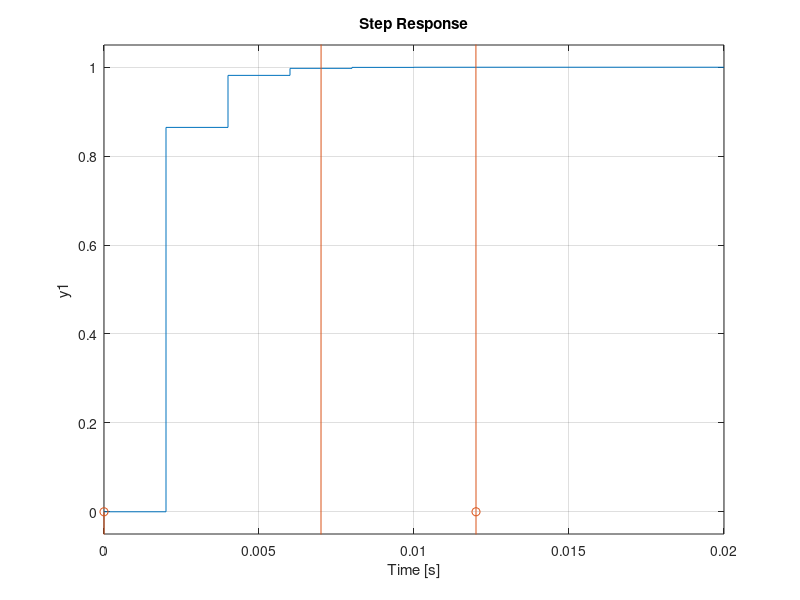

Write MATLAB code to recreate this figure.
clear variables;
pkg load control;

T_s = 20*100e-6;
T_end = 20e-3;

s = tf('s');
z = tf('z', T_s);

U_q = 1;
C = 1e-6;
R = 1000;

U_c = 1/(R*C*s+1);
U_cz = c2d(U_c, T_s);

t = 0:T_s:T_end;
N = length(t);

i_eq = zeros(1,N);
i_c = zeros(1,N);
u_c = zeros(1,N);
i_q = ones(1,N) * U_q/R;

F0 = 100;
i_q = sin(2*pi*F0*t);

K = 4;
% Gear 4th order
a0 = 48/25;
a1 = -36/25;
a2 = 16/25;
a3 = -3/25;
bm1 = 12/25;
b0 = 0;
b1 = 0;
b2 = 0;

% Adams Moulton 4th order
a0 = 1;
a1 = 0;
a2 = 0;
a3 = 0;
bm1 = 9/24;
b0 = 19/24;
b1 = -5/24;
b2 = 1/24;

% Trapezoidal
a0 = 1;
a1 = 0;
a2 = 0;
a3 = 0;
bm1 = 1/2;
b0 = 1/2;
b1 = 0;
b2 = 0;

% Backward Euler
##a0 = 1;
##a1 = 0;
##a2 = 0;
##a3 = 0;
##bm1 = 1;
##b0 = 0;
##b1 = 0;
##b2 = 0;

g_eq = C/(bm1*T_s);

Y = [1/R+g_eq];
for k=K:N-1
  X = Y^-1;
  
  %i_eq(k) = -2*C/T_s * u_c(k) - i_c(k);
  i_eq(k) = -1/bm1*(C/T_s*(a0*u_c(k) + a1*u_c(k-1) + a2*u_c(k-2) + a3*u_c(k-3)) + b0*i_c(k) + b1*i_c(k - 1) + b2*i_c(k - 2));
  I = [i_q(k) - i_eq(k)];
  
  u_c(k+1) = X*I;
  
  i_c(k+1) = g_eq * u_c(k+1) + i_eq(k);
end

step(U_cz, T_end);
hold on;  
plot(t(1:(end-K+1)), u_c((K):end),'o-');
